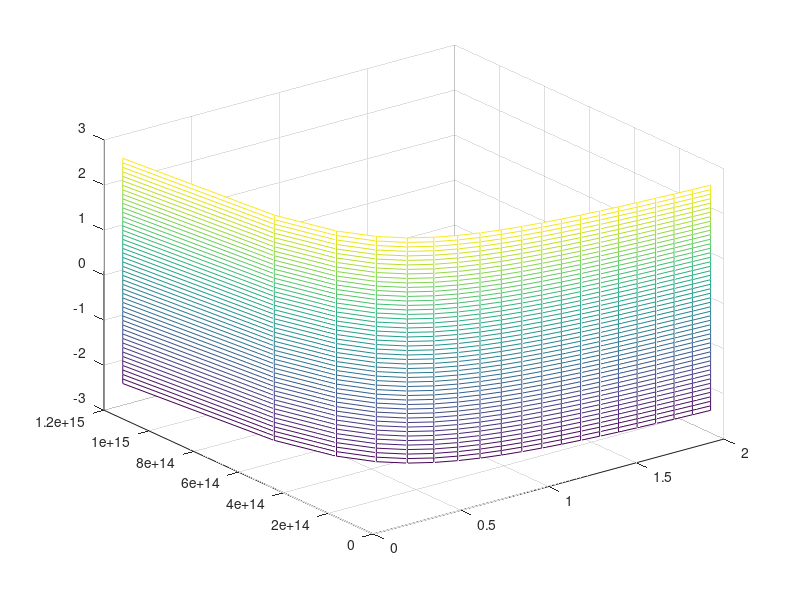

Here is the MATLAB script that generated this plot:
clear all
close all
clc

x = 0.1:0.1:2;
z = -2.5:0.1:2.5;

[X, Z] = meshgrid(x,z);

rho_L = 10;
E = (rho_L/30)/(4*pi*eps)*(X./X.^2);

mesh(X,E,Z);
